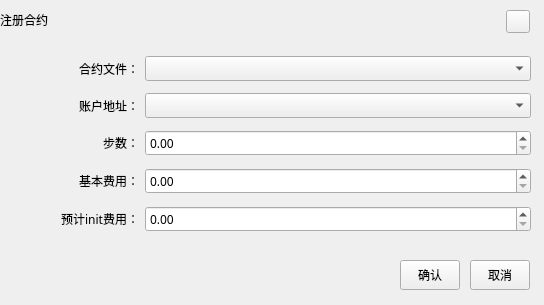
<?xml version="1.0" encoding="UTF-8"?>
<ui version="4.0">
 <class>RegisterContractDialog</class>
 <widget class="QDialog" name="RegisterContractDialog">
  <property name="geometry">
   <rect>
    <x>0</x>
    <y>0</y>
    <width>544</width>
    <height>305</height>
   </rect>
  </property>
  <property name="font">
   <font>
    <family>微软雅黑</family>
   </font>
  </property>
  <property name="windowTitle">
   <string>Dialog</string>
  </property>
  <property name="styleSheet">
   <string notr="true"/>
  </property>
  <widget class="QLabel" name="title_Label">
   <property name="geometry">
    <rect>
     <x>0</x>
     <y>0</y>
     <width>544</width>
     <height>40</height>
    </rect>
   </property>
   <property name="font">
    <font>
     <family>微软雅黑</family>
     <weight>50</weight>
     <italic>false</italic>
     <bold>false</bold>
    </font>
   </property>
   <property name="styleSheet">
    <string notr="true"/>
   </property>
   <property name="text">
    <string>注册合约</string>
   </property>
  </widget>
  <widget class="QToolButton" name="closeBtn">
   <property name="geometry">
    <rect>
     <x>506</x>
     <y>10</y>
     <width>24</width>
     <height>23</height>
    </rect>
   </property>
   <property name="font">
    <font>
     <family>微软雅黑</family>
    </font>
   </property>
   <property name="cursor">
    <cursorShape>PointingHandCursor</cursorShape>
   </property>
   <property name="styleSheet">
    <string notr="true"/>
   </property>
   <property name="text">
    <string/>
   </property>
  </widget>
  <widget class="QToolButton" name="okBtn">
   <property name="geometry">
    <rect>
     <x>400</x>
     <y>260</y>
     <width>60</width>
     <height>30</height>
    </rect>
   </property>
   <property name="styleSheet">
    <string notr="true">font: 9pt &quot;微软雅黑&quot;;</string>
   </property>
   <property name="text">
    <string>确认</string>
   </property>
  </widget>
  <widget class="QToolButton" name="cancelBtn">
   <property name="geometry">
    <rect>
     <x>470</x>
     <y>260</y>
     <width>60</width>
     <height>30</height>
    </rect>
   </property>
   <property name="styleSheet">
    <string notr="true">font: 9pt &quot;微软雅黑&quot;;</string>
   </property>
   <property name="text">
    <string>取消</string>
   </property>
  </widget>
  <widget class="QWidget" name="layoutWidget">
   <property name="geometry">
    <rect>
     <x>10</x>
     <y>50</y>
     <width>521</width>
     <height>191</height>
    </rect>
   </property>
   <layout class="QGridLayout" name="gridLayout" rowstretch="1,0,0,0,0" columnstretch="1,3">
    <item row="0" column="0">
     <widget class="QLabel" name="label">
      <property name="text">
       <string>合约文件：</string>
      </property>
      <property name="alignment">
       <set>Qt::AlignRight|Qt::AlignTrailing|Qt::AlignVCenter</set>
      </property>
     </widget>
    </item>
    <item row="0" column="1">
     <widget class="QComboBox" name="contractFile">
      <property name="minimumSize">
       <size>
        <width>200</width>
        <height>0</height>
       </size>
      </property>
     </widget>
    </item>
    <item row="1" column="1">
     <widget class="QComboBox" name="address"/>
    </item>
    <item row="1" column="0">
     <widget class="QLabel" name="label_7">
      <property name="text">
       <string>账户地址：</string>
      </property>
      <property name="alignment">
       <set>Qt::AlignRight|Qt::AlignTrailing|Qt::AlignVCenter</set>
      </property>
     </widget>
    </item>
    <item row="2" column="0">
     <widget class="QLabel" name="label_2">
      <property name="text">
       <string>步数：</string>
      </property>
      <property name="alignment">
       <set>Qt::AlignRight|Qt::AlignTrailing|Qt::AlignVCenter</set>
      </property>
     </widget>
    </item>
    <item row="2" column="1">
     <widget class="QDoubleSpinBox" name="gaslimit"/>
    </item>
    <item row="3" column="0">
     <widget class="QLabel" name="label_3">
      <property name="text">
       <string>基本费用：</string>
      </property>
      <property name="alignment">
       <set>Qt::AlignRight|Qt::AlignTrailing|Qt::AlignVCenter</set>
      </property>
     </widget>
    </item>
    <item row="4" column="1">
     <widget class="QDoubleSpinBox" name="fee"/>
    </item>
    <item row="4" column="0">
     <widget class="QLabel" name="label_6">
      <property name="text">
       <string>预计init费用：</string>
      </property>
      <property name="alignment">
       <set>Qt::AlignRight|Qt::AlignTrailing|Qt::AlignVCenter</set>
      </property>
     </widget>
    </item>
    <item row="3" column="1">
     <widget class="QDoubleSpinBox" name="gasprice"/>
    </item>
   </layout>
  </widget>
 </widget>
 <resources/>
 <connections/>
</ui>
